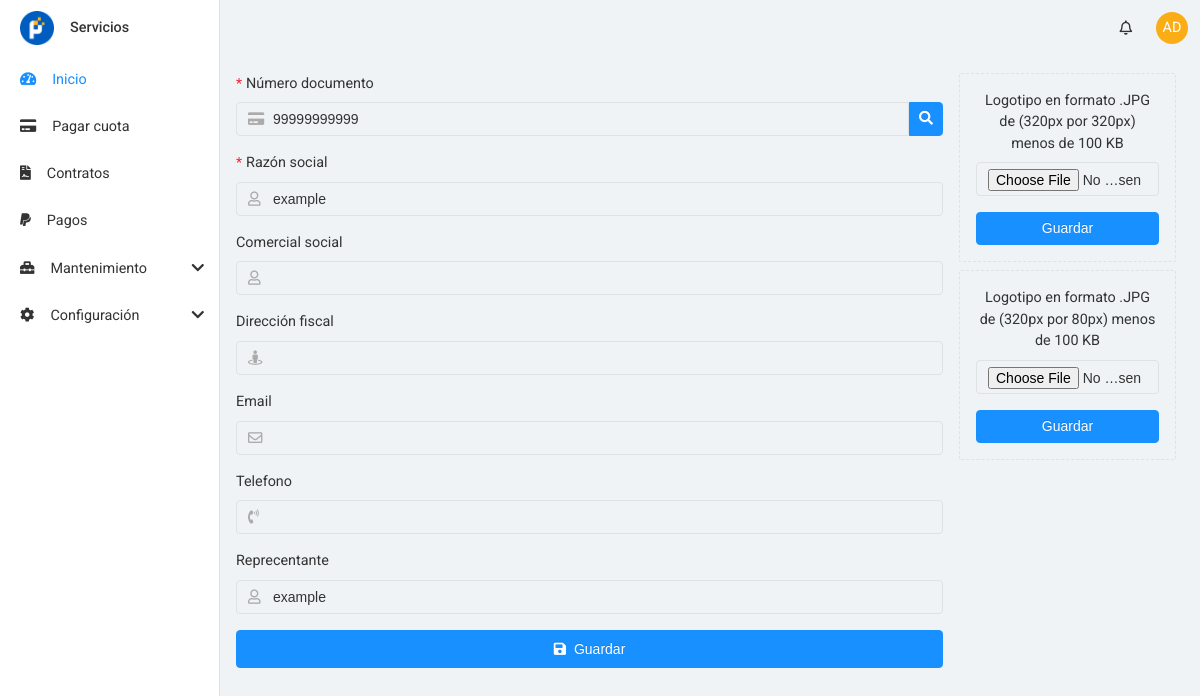
Screenshot of /admin/company (signed in) with the database file from the repository.
### tables this page shows
CREATE TABLE companies(
    company_id INT AUTO_INCREMENT NOT NULL,
    document_number VARCHAR(32) DEFAULT '',
    social_reason VARCHAR(255) DEFAULT '',
    commercial_reason VARCHAR(255) DEFAULT '',
    representative VARCHAR(128) DEFAULT '',
    logo VARCHAR(128) DEFAULT '',
    logo_large VARCHAR(128) DEFAULT '',
    phone VARCHAR(32) DEFAULT '',
    email VARCHAR(64) DEFAULT '',
    fiscal_address VARCHAR(255) DEFAULT '',

    updated_at DATETIME,
    created_at DATETIME,
    created_user_id INT,
    updated_user_id INT,
    state TINYINT DEFAULT 1,
    CONSTRAINT pk_companies PRIMARY KEY (company_id)
);

### src/Controllers/Helpers/Common.php (called while the page is built, shortened)
<?php
function requireToVar($file, $parameter)
{
    require($file);
    return ob_get_clean();
}

### src/Controllers/admin/CompanyController.php (called while the page is built, shortened)
<?php
class CompanyController extends Controller
{
    protected $companyModel;
    public function __construct(PDO $connection)
    {
        $this->companyModel = new Company($connection);
    }
    public function home()
    {
        try {
            $company = $this->companyModel->getById(1);
            $this->render('admin/company.view.php', [
                'company' => $company,
            ], 'layouts/admin.layout.php');
        } catch (Exception $e) {
            $this->render('500.view.php', [
                'message' => $e->getMessage(),
            ], 'layouts/admin.layout.php');
        }
    }
}

### src/route.php (called while the page is built, shortened)
<?php
class Router
{
    private $method;
    private $param;
    private function matchRoute()
    {
        $url = explode('/', URL);
        if(preg_match('/^\/admin/', URL)){
            if(isset($_SESSION[SESS_KEY]) && isset($_SESSION[SESS_USER])){
                $this->method = !empty($url[3]) ? $url[3] : 'home';
            }
        } else {
            $this->method = !empty($url[2]) ? $url[2] : 'home';
            $this->controller = !empty($url[1]) ? $url[1] : 'Page';
        }
    }
    public function run()
    {
        $database = new Database();
        $controller = new $this->controller($database->getConnection());
        $method = $this->method;
        $controller->$method($this->param);
    }
}

### index.php (called while the page is built, shortened)
<?php
$router = new Router();
$router->run();

### src/Core/Model.php (called while the page is built, shortened)
<?php
class Model
{
    protected $table;
    protected $tableID;
    protected $db;
    public function __construct(string $table, string $tableID, PDO $db)
    {
        $this->table = $table;
        $this->tableID = $tableID;
        $this->db = $db;
    }
    public function getById(int $id)
    {
        try {
            $stmt = $this->db->prepare("SELECT * FROM $this->table WHERE $this->tableID = :$this->tableID LIMIT 1");
            $stmt->bindParam(":$this->tableID", $id);
            if (!$stmt->execute()) {
                throw new Exception($stmt->errorInfo()[2]);
            }
            return $stmt->fetch();
        } catch (Exception $e) {
            throw new Exception('Error en metodo : ' . __FUNCTION__ . ' | ' . $e->getMessage());
        }
    }
}

### src/Views/admin/company.view.php (the view, shortened to what this page needs)
<div class="SnContent">
    <div class="SnGrid col-gap row-gap m-grid-4">
        <div class="m-col-3">
            <form action="" class="SnForm" novalidate id="companyForm" onsubmit="companySubmit(event)">
                <div class="SnForm-item required">
                    <label for="companyDocumentNumber" class="SnForm-label">Número documento</label>
                    <div class="SnControlGroup">
                        <div class="SnControl-wrapper SnControlGroup-input">
                            <i class="fas fa-credit-card SnControl-prefix"></i>
                            <input type="text" class="SnForm-control SnControl" id="companyDocumentNumber" value="<?= $parameter['company']['document_number'] ?>" required>
                        </div>
                        <div class="SnControlGroup-append">
                            <div class="SnBtn icon primary" id="companySearchDocument" onclick="CompanySearchDocument()"><i class="fas fa-search"></i></div>
                        </div>
                    </div>
                </div>
                <div class="SnForm-item required">
                    <label for="companySocialReason" class="SnForm-label">Razón social</label>
                    <div class="SnControl-wrapper">
                        <i class="far fa-user SnControl-prefix"></i>
                        <input type="text" class="SnForm-control SnControl" id="companySocialReason" value="<?= $parameter['company']['social_reason'] ?>" required>
                    </div>
                </div>
                <div class="SnForm-item">
                    <label for="companyCommercialReason" class="SnForm-label">Comercial social</label>
                    <div class="SnControl-wrapper">
                        <i class="far fa-user SnControl-prefix"></i>
                        <input type="text" class="SnForm-control SnControl" id="companyCommercialReason" value="<?= $parameter['company']['commercial_reason'] ?>">
                    </div>
                </div>
                <div class="SnForm-item">
                    <label for="companyFiscalAddress" class="SnForm-label">Dirección fiscal</label>
                    <div class="SnControl-wrapper">
                        <i class="fas fa-street-view SnControl-prefix"></i>
                        <input type="text" class="SnForm-control SnControl" id="companyFiscalAddress" value="<?= $parameter['company']['fiscal_address'] ?>">
                    </div>
                </div>
                <div class="SnForm-item">
                    <label for="companyEmail" class="SnForm-label">Email</label>
                    <div class="SnControl-wrapper">
                        <i class="far fa-envelope SnControl-prefix"></i>
                        <input type="email" class="SnForm-control SnControl" id="companyEmail" value="<?= $parameter['company']['email'] ?>">
                    </div>
                </div>
                <div class="SnForm-item">
                    <label for="companyPhone" class="SnForm-label">Telefono</label>
                    <div class="SnControl-wrapper">
                        <i class="fas fa-phone-volume SnControl-prefix"></i>
                        <input type="text" class="SnForm-control SnControl" id="companyPhone" value="<?= $parameter['company']['phone'] ?>">
                    </div>
                </div>
                <div class="SnForm-item">
                    <label for="companyRepresentative" class="SnForm-label">Reprecentante</label>
                    <div class="SnControl-wrapper">
                        <i class="far fa-user SnControl-prefix"></i>
                        <input type="text" class="SnForm-control SnControl" id="companyRepresentative" value="<?= $parameter['company']['representative'] ?>">
                    </div>
                </div>
                <button type="submit" class="SnBtn lg primary block" id="companyFormSubmit"><i class="fas fa-save SnMr-2"></i>Guardar</button>
            </form>
        </div>
        <div>
            <div class="SnUpload-warapper" id="companyLogoSquareWrapper">
                <div class="SnForm-item">
                    <label class="SnForm-label" for="businessLogo">Logotipo en formato .JPG de (320px por 320px) menos de 100 KB </label>
                    <input type="file" class="SnForm-control" id="companyLogoSquare"  accept="image/png,image/jpeg,image/jpg">
                </div>
                <button type="button" class="SnBtn primary block" onclick="uploadLogoSquare()">Guardar</button>
            </div>
            <div class="SnUpload-warapper" id="companyLogoLargeWrapper">
                <div class="SnForm-item">
                    <label class="SnForm-label" for="businessLogo">Logotipo en formato .JPG de (320px por 80px) menos de 100 KB </label>
                    <input type="file" class="SnForm-control" id="companyLogoLarge"  accept="image/png,image/jpeg,image/jpg">
                </div>
                <button type="button" class="SnBtn primary block" onclick="uploadLogoLarge()">Guardar</button>
            </div>
        </div>
    </div>
</div>

### assets/css/admin.css (style rules this page uses)
:root { --gap: 1rem }
:root { --snColorBg: #FAFAFA;--snColorBgAlt: #FFFFFF;--snColor1Lighter4: #E6F6FF;--snColor1Lighter3: #A3DCFF;--snColor1Lighter2: #7AC8FF;--snColor1Lighter: #51AFFC;--snColor1Light: #268EF0;--snColor1: #0170E3;--snColor1Dark: #0055BD;--snColor1Darker: #003F96;--snColor1Darker2: #002B70;--snColor1Darker3: #001A4A;--snColor1Inverse: #FFFFFF }
*,*:before,*:after { box-sizing:border-box }
body { margin:0;color:var(--snColorText);background:var(--snColorBg);font-family:sans-serif }
:root { --snColor1Lighter4: #E6F7FF;--snColor1Lighter3: #BAE7FF;--snColor1Lighter2: #91D5FF;--snColor1Lighter: #69C0FF;--snColor1Light: #40A9FF;--snColor1: #1890FF;--snColor1Dark: #096DD9;--snColor1Darker: #0050B3;--snColor1Darker2: #003A8C;--snColor1Darker3: #002766;--snColor1Inverse: #FFFFFF;--snColor2Lighter: #ffd685;--snColor2Light: #ffc757;--snColor2: #faad14;--snColor2Dark: #ffa600;--snColor2Darker: #eb9c00;--snColor2Inverse: #FFFFFF;--snErrorLight: #FF4D4F;--snError: #F5222D;--snErrorDark: #CF1322;--snErrorInverse: white;--snSuccessLight: #73D13D;--snSuccess: #52C41A;--snSuccessDark: #389E0D;--snSuccessInverse: white;--snWarningLight: #FFEC3D;--snWarning: #FADB14;--snWarningDark: #D4B106;--snWarningInverse: #3d2501;--snColorBg: #EFF3F6;--snColorBgAlt: #ffffff;--snColorHover: #0000000d;--snColorText: #333333;--snColorTextAlt: #ABABAB;--snColorBorder: #DFE2E2;--snColorDarkSmoother: #4f7087;--snColorDarkSmooth: #3c5567;--snColorDark: #2a3b47;--snColorDarker: #22303a;--snColorDarkest: #1a252d;--snColorDarkInverse: #b6bcc0 }
body { font-family:'Roboto', 'Helvetica Neue', Helvetica, Arial, sans-serif;font-size:0.90rem;line-height:1.5384616;background:var(--snColorBg) }
.SnBtn { line-height:2.2em;position:relative;display:inline-block;font-weight:400;white-space:nowrap;text-align:center;text-shadow:0 -1px 0 rgba(0,0,0,0.12);cursor:pointer;transition:all 0.3s cubic-bezier(0.645, 0.045, 0.355, 1);user-select:none;touch-action:manipulation;padding:0 15px;font-size:14px;border-radius:4px;color:var(--snColorText);border:1px solid var(--snColorBorder);text-decoration:none;background:transparent }
.SnBtn.block { width:100%;display:block }
.SnBtn.icon { padding:0 9px }
.SnBtn.lg { line-height:2.6em }
.SnBtn.primary { color:var(--snColor1Inverse);background-color:var(--snColor1);border-color:var(--snColor1) }
.SnForm-item { margin-bottom:16px }
.SnForm-item.required .SnForm-label::before { display:inline-block;margin-right:4px;color:var(--snError);font-size:14px;line-height:1;content:"*" }
.SnForm-label { display:block;margin:0;padding:0 0 8px;line-height:1.5;color:var(--snColorText) }
.SnForm-control { border:1px solid var(--snColorBorder);background:var(--snColorBg);box-shadow:none;padding:6px 11px;font-size:14px;color:var(--snColorText);border-radius:4px;line-height:1.5em;display:inline-block;height:34px;width:100% }
.SnForm-control::placeholder { color:var(--snColorBorder) }
.SnControl:not(:first-child) { padding-left:36px }
.SnControl-wrapper { position:relative }
.SnControl-prefix,.SnControl-suffix { position:absolute;top:50%;transform:translateY(-50%);cursor:pointer;color:var(--snColorTextAlt) }
.SnControl-prefix { left:12px }
.SnGrid { display:grid;grid-template-columns:100% }
.SnGrid.row-gap { grid-row-gap:var(--gap) }
.SnGrid.col-gap { grid-column-gap:var(--gap) }
@media screen and (min-width: 640px) { .SnGrid>.m-col-3 { grid-column-end:span 3 } }
@media screen and (min-width: 640px) { .SnGrid.m-grid-4 { grid-template-columns:repeat(4, calc((100% - var(--gap) * 3) / 4)) } }
.SnMr-2 { margin-right:.5rem }
.SnContent { padding-top:1rem;padding-bottom:1rem }
@media screen and (min-width: 1024px) { .SnContent { padding:1rem } }
.SnUpload-warapper { margin-right:8px;margin-bottom:8px;text-align:center;vertical-align:top;border:1px dashed var(--snColorBorder);border-radius:2px;cursor:pointer;padding:1rem }
.SnControlGroup { display:flex }
.SnControlGroup-input { flex:1 1 auto }
.SnControlGroup-input:not(:last-child) .SnForm-control { border-top-right-radius:0;border-bottom-right-radius:0 }
.SnControlGroup-append { display:flex }
.SnControlGroup-append .SnBtn { display:block;border-radius:0 }
.SnControlGroup-append .SnBtn:last-child { border-top-right-radius:4px;border-bottom-right-radius:4px }

### assets/css/slimselect.css (style rules this page uses)
:root { --gap: 1rem }

### rows the page displays
companies: document_number "99999999999", social_reason "example", representative "example"

### other values shown
substr($_SESSION[SESS_USER]['user_name'], 0, 2) "AD"
APP_NAME "Servicios"
